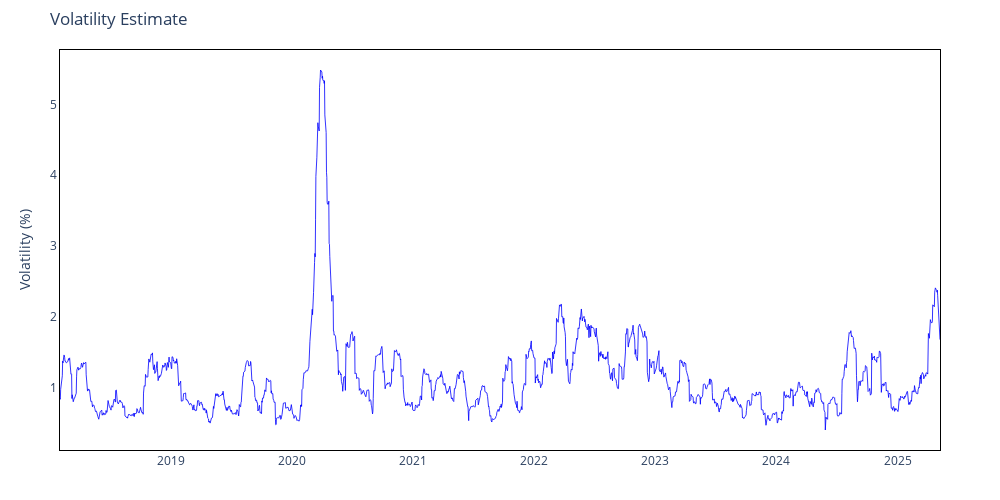
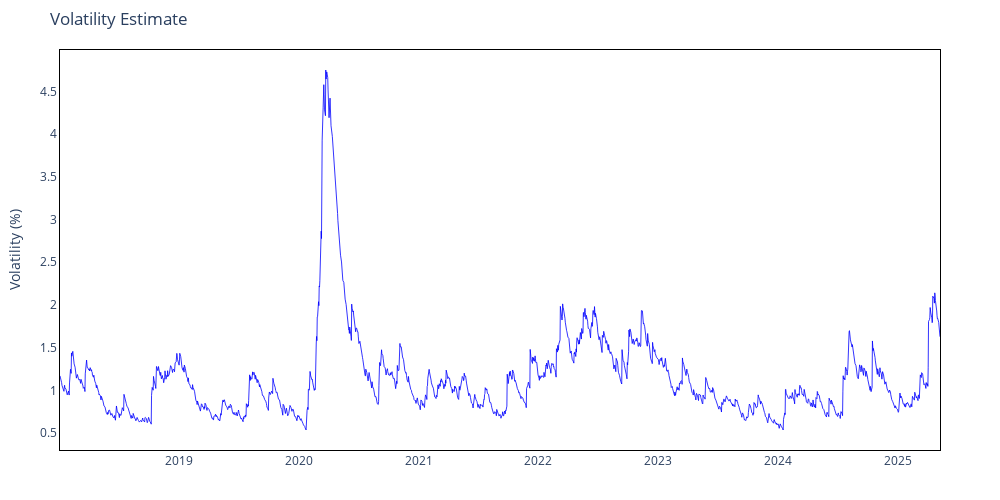

These figures' notebook cell, in order:
### Code cell
fig_ma_vol = IP.plot_volatility(result_ma["Volatility"])
fig_rm_vol = IP.plot_volatility(result_rm["Volatility"])

### Figure 1 — Plotly figure (JSON) as saved in the notebook; plotly's stock layout.template omitted (floating-point values rounded to 4 significant figures; data arrays with more than 128 entries replaced by an {"elided": "..."} marker saying what was removed)
{"data": [{"hovertemplate": "Date: %{x}<br>Volatility: %{y:.2f}%", "line": {"color": "blue", "width": 0.8}, "mode": "lines", "name": "Volatility", "type": "scatter", "x": {"elided": "1879 str values"}, "y": {"elided": "1879 float values"}}], "layout": {"height": 500, "hovermode": "x unified", "margin": {"b": 50, "l": 60, "r": 60, "t": 50}, "paper_bgcolor": "white", "plot_bgcolor": "white", "title": {"text": "Volatility Estimate"}, "width": 1000, "xaxis": {"linecolor": "black", "linewidth": 1, "mirror": true, "showline": true}, "yaxis": {"linecolor": "black", "linewidth": 1, "mirror": true, "showline": true, "title": {"text": "Volatility (%)"}}}}

### Figure 2 — Plotly figure (JSON) as saved in the notebook; plotly's stock layout.template omitted (floating-point values rounded to 4 significant figures; data arrays with more than 128 entries replaced by an {"elided": "..."} marker saying what was removed)
{"data": [{"hovertemplate": "Date: %{x}<br>Volatility: %{y:.2f}%", "line": {"color": "blue", "width": 0.8}, "mode": "lines", "name": "Volatility", "type": "scatter", "x": {"elided": "1898 str values"}, "y": {"elided": "1898 float values"}}], "layout": {"height": 500, "hovermode": "x unified", "margin": {"b": 50, "l": 60, "r": 60, "t": 50}, "paper_bgcolor": "white", "plot_bgcolor": "white", "title": {"text": "Volatility Estimate"}, "width": 1000, "xaxis": {"linecolor": "black", "linewidth": 1, "mirror": true, "showline": true}, "yaxis": {"linecolor": "black", "linewidth": 1, "mirror": true, "showline": true, "title": {"text": "Volatility (%)"}}}}
